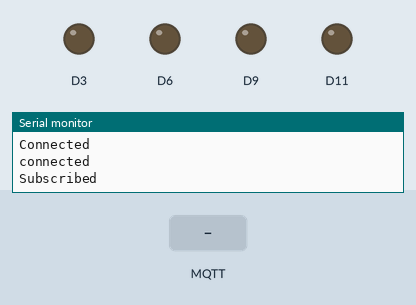
Simulated run of this program. Board: Adafruit Feather M0. On the bench: output pins drawn as LEDs (lit = HIGH), the last lines printed to the serial monitor. Inputs (shaded band) come from the test bench. WiFi joins after 1.5 s; servers stay silent unless stated; no MQTT or app messages arrive unless stated.

Above: at 2.7 s.
2.8 s: MQTT message "200" arrives on the first subscribed topic
At 3.2 s:
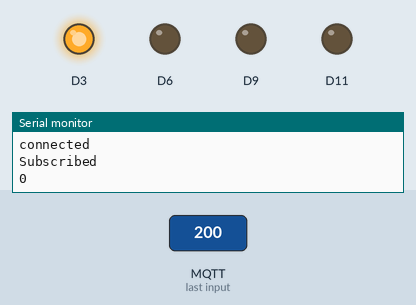
4.3 s: MQTT message "5" arrives on the first subscribed topic
At 5.5 s:
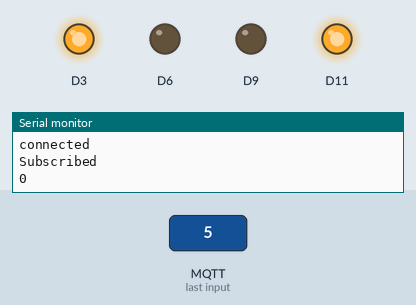
5.8 s: MQTT message "0" arrives on the first subscribed topic
At 6.7 s:
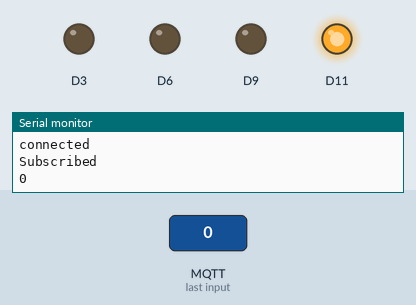
7.3 s: MQTT message "90" arrives on the first subscribed topic
At 7.8 s:
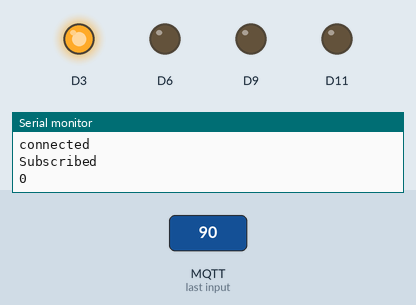
8.8 s: MQTT message "1" arrives on the first subscribed topic
At 10.2 s:
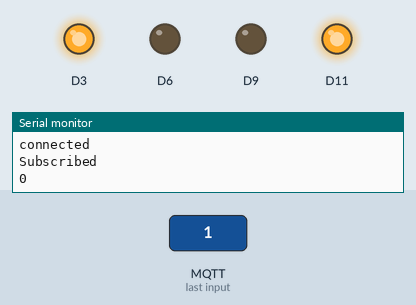
Timing chart, 0 to 11.3 s (numbered marks = the images above; inputs shaded):
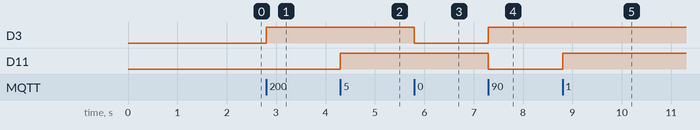

Measured:
- after the input at 2.8 s, D3: LOW → HIGH at once
- after the input at 4.3 s, D11: LOW → HIGH at once
- after the input at 5.8 s, D3: HIGH → LOW at once
- after the input at 7.3 s, D3: LOW → HIGH at once; D11: HIGH → LOW at once
- after the input at 8.8 s, D11: LOW → HIGH at once

The program:

main.cpp
```cpp
#include "connect_to_wifi.h"
#include "mqtt.h"
#include <Arduino.h>
#include "movement.h"


void setup(){
  initialize_movement();
  Serial.begin(9600);
  connectWIFI();
}

void loop(){
  if(!check_connection()){
    connectWIFI();
    connectMQTT();
  }
  client_loop();
}
```

connect_to_wifi.h
```cpp
#ifndef CONNECT_TO_WIFI_H
#define CONNECT_TO_WIFI_H

void connectWIFI();

#endif
```

movement.h
```cpp
#ifndef MOVEMENT_H
#define MOVEMENT_H
#include<vector>
#include<Arduino.h>

void initialize_movement();
void move(String movement_code);


#endif
```

mqtt.h
```cpp
#ifndef MQTT_H
#define MQTT_H

void connectMQTT();
void client_loop();
bool check_connection();
void client_publish(const char* topic, const char* payload);
#endif
```

WiFi.cpp
```cpp
#include <SPI.h>
#include <WiFi101.h>
#include "connect_to_wifi.h"


char ssid[] = "sarthak";     //  your network SSID (name)
char pass[] = "12345678";  // your network password
int status = WL_IDLE_STATUS;     // the Wifi radio's status

void connectWIFI() {

  while (status != WL_CONNECTED) {
    status = WiFi.begin(ssid, pass);
  }
  Serial.println("Connected");
}
```

movement.cpp
```cpp
#include "movement.h"
#include<Arduino.h>
#include<vector>
void initialize_movement(){
    pinMode(6,OUTPUT);
    pinMode(3,OUTPUT);
    pinMode(11, OUTPUT);
    pinMode(9,OUTPUT);
}

void move(String movement_code){

    digitalWrite(3, movement_code[0]-'0');
    analogWrite(6,movement_code.substring(2,5).toInt() );
    Serial.println(movement_code.substring(2,5));
    digitalWrite(11, movement_code[1] - '0');
    analogWrite(9, movement_code.substring(5,8).toInt());
}
```

mqtt.cpp
```cpp
#include<PubSubClient.h>
#include "mqtt.h"
#include <WiFi101.h>
#include<vector>
#include "movement.h"
const char* broker = "192.168.137.1";
const int brokerPort = 1883;

WiFiClient wificlient;
PubSubClient client(wificlient);


void callback(char* topic, byte* payload, unsigned int length) {
    String new_payload = "";
    for(int i = 0; i < length; i++){
        new_payload += (char)payload[i];
    }
    // Serial.println(new_payload);
    move(new_payload);
}

void connectMQTT(){
    client.setServer(broker, brokerPort);
    client.setCallback(callback);
    while(!client.connected()){
        if(client.connect("Laptop")){
            Serial.println("connected");
            client.subscribe("movement_controls");
            Serial.println("Subscribed");
        }
    }
}

bool check_connection(){
    return client.connected();
}

void client_loop(){
    client.loop();
}
```
